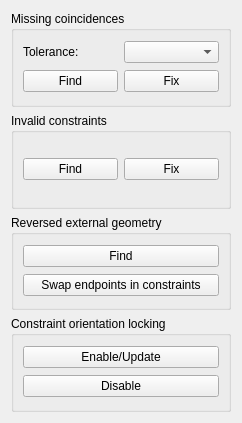
<?xml version="1.0" encoding="UTF-8"?>
<ui version="4.0">
 <class>SketcherGui::TaskSketcherValidation</class>
 <widget class="QWidget" name="SketcherGui::TaskSketcherValidation">
  <property name="geometry">
   <rect>
    <x>0</x>
    <y>0</y>
    <width>242</width>
    <height>423</height>
   </rect>
  </property>
  <property name="windowTitle">
   <string>Sketcher validation</string>
  </property>
  <layout class="QGridLayout" name="gridLayout_3">
   <item row="2" column="0">
    <widget class="QGroupBox" name="groupBox_2">
     <property name="title">
      <string>Invalid constraints</string>
     </property>
     <layout class="QGridLayout" name="gridLayout_2">
      <item row="0" column="1">
       <widget class="QPushButton" name="fixConstraint">
        <property name="text">
         <string>Fix</string>
        </property>
       </widget>
      </item>
      <item row="0" column="0">
       <widget class="QPushButton" name="findConstraint">
        <property name="text">
         <string>Find</string>
        </property>
       </widget>
      </item>
     </layout>
    </widget>
   </item>
   <item row="0" column="0">
    <widget class="QGroupBox" name="groupBox">
     <property name="title">
      <string>Missing coincidences</string>
     </property>
     <layout class="QGridLayout" name="gridLayout">
      <item row="0" column="0">
       <widget class="QLabel" name="label">
        <property name="text">
         <string>Tolerance:</string>
        </property>
       </widget>
      </item>
      <item row="0" column="1">
       <widget class="QComboBox" name="comboBoxTolerance"/>
      </item>
      <item row="1" column="0">
       <widget class="QPushButton" name="findButton">
        <property name="text">
         <string>Find</string>
        </property>
       </widget>
      </item>
      <item row="1" column="1">
       <widget class="QPushButton" name="fixButton">
        <property name="text">
         <string>Fix</string>
        </property>
       </widget>
      </item>
     </layout>
    </widget>
   </item>
   <item row="4" column="0">
    <widget class="QGroupBox" name="groupBox_3">
     <property name="title">
      <string>Reversed external geometry</string>
     </property>
     <layout class="QGridLayout" name="gridLayout_4">
      <item row="0" column="0">
       <widget class="QPushButton" name="findReversed">
        <property name="text">
         <string>Find</string>
        </property>
       </widget>
      </item>
      <item row="1" column="0">
       <widget class="QPushButton" name="swapReversed">
        <property name="text">
         <string>Swap endpoints in constraints</string>
        </property>
       </widget>
      </item>
     </layout>
    </widget>
   </item>
   <item row="5" column="0">
    <widget class="QGroupBox" name="groupBox_4">
     <property name="title">
      <string>Constraint orientation locking</string>
     </property>
     <layout class="QGridLayout" name="gridLayout_5">
      <item row="0" column="0">
       <widget class="QPushButton" name="orientLockEnable">
        <property name="text">
         <string>Enable/Update</string>
        </property>
       </widget>
      </item>
      <item row="1" column="0">
       <widget class="QPushButton" name="orientLockDisable">
        <property name="text">
         <string>Disable</string>
        </property>
       </widget>
      </item>
     </layout>
     <zorder>groupBox_3</zorder>
     <zorder>groupBox_2</zorder>
     <zorder>orientLockEnable</zorder>
     <zorder>orientLockDisable</zorder>
    </widget>
   </item>
  </layout>
 </widget>
 <resources/>
 <connections/>
</ui>
